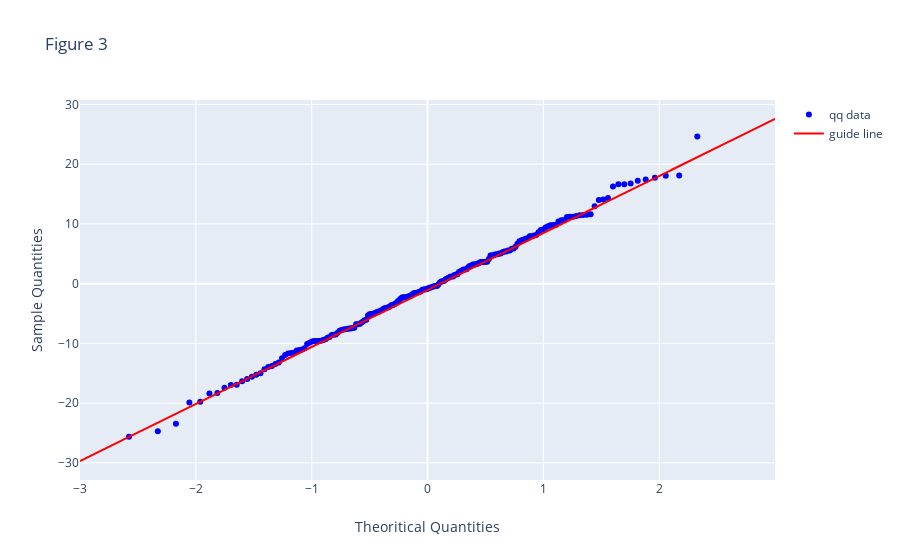

The code cell stored with this chart in its notebook:
### Markdown cell above
Now that we have the data for the qq plot and the reference line we will use plotly to plot them. The code for it is in the next cell.

### Code cell
fig = go.Figure()

fig.add_trace(go.Scatter(x=qq_x_data,
                         y=qq_y_data,
                         mode='markers',
                         marker={'color':'blue'},
                         name="qq data"))
fig.add_trace(go.Scatter(x=x_range_line,
                         y=y_values_line,
                         mode='lines',
                         marker={'color':'red'},
                         name="guide line"))

fig['layout'].update(title='Figure 3',
                     xaxis={
                            'title': 'Theoritical Quantities',
                            'zeroline': True
                           },
                    yaxis={
                            'title': 'Sample Quantities'
                          },
                   showlegend=True,
                   )


iplot(fig)

### Figure 1 — Plotly figure (JSON) as saved in the notebook; plotly's stock layout.template omitted (floating-point values rounded to 4 significant figures; data arrays with more than 128 entries replaced by an {"elided": "..."} marker saying what was removed)
{"data": [{"marker": {"color": "blue"}, "mode": "markers", "name": "qq data", "type": "scatter", "x": {"elided": "199 float values"}, "y": {"elided": "200 float values"}}, {"marker": {"color": "red"}, "mode": "lines", "name": "guide line", "type": "scatter", "x": {"elided": "6000 float values"}, "y": {"elided": "6000 float values"}}], "layout": {"showlegend": true, "title": {"text": "Figure 3"}, "xaxis": {"title": {"text": "Theoritical Quantities"}, "zeroline": true}, "yaxis": {"title": {"text": "Sample Quantities"}}}}
